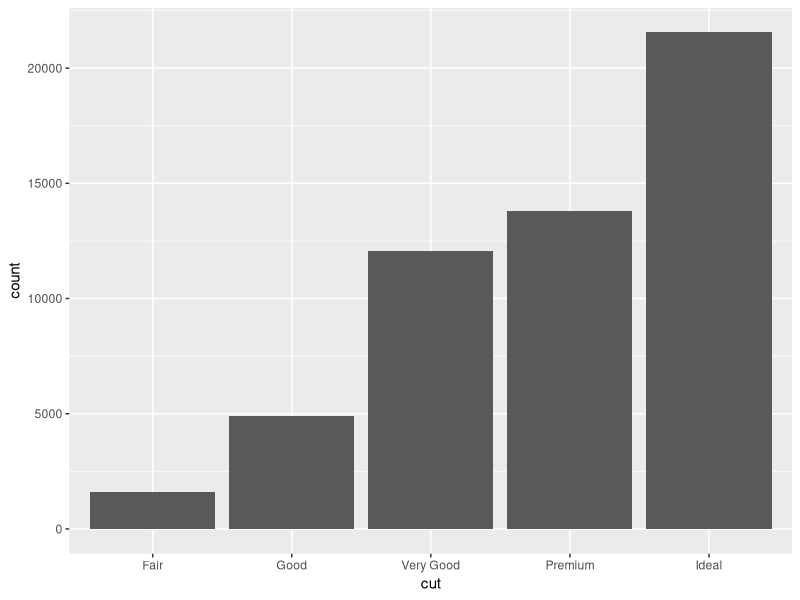
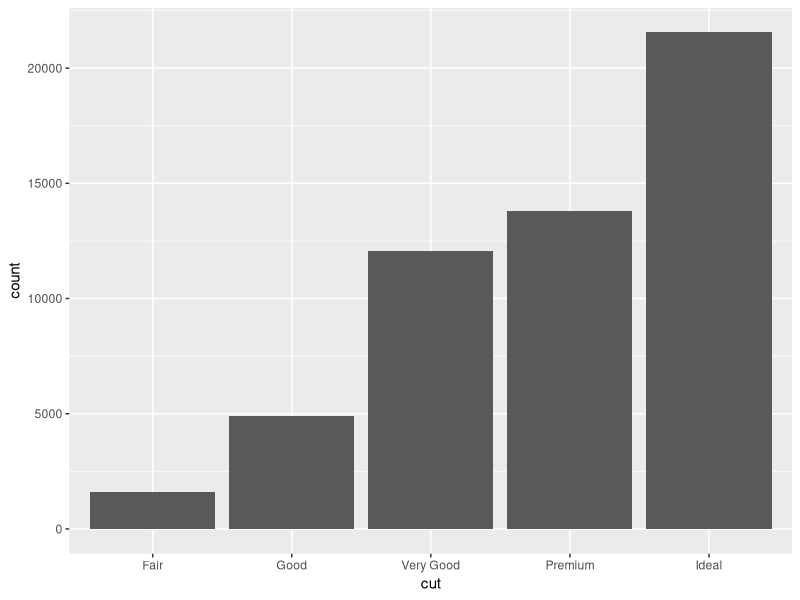
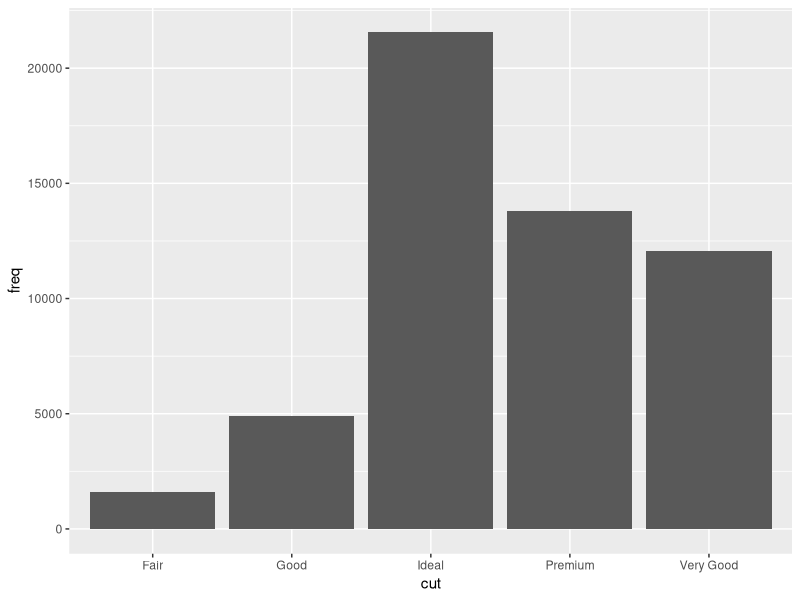
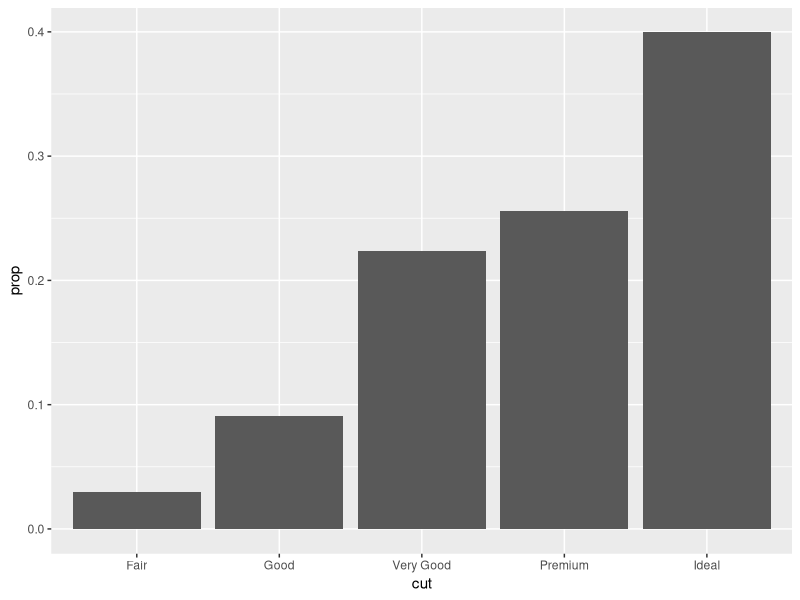
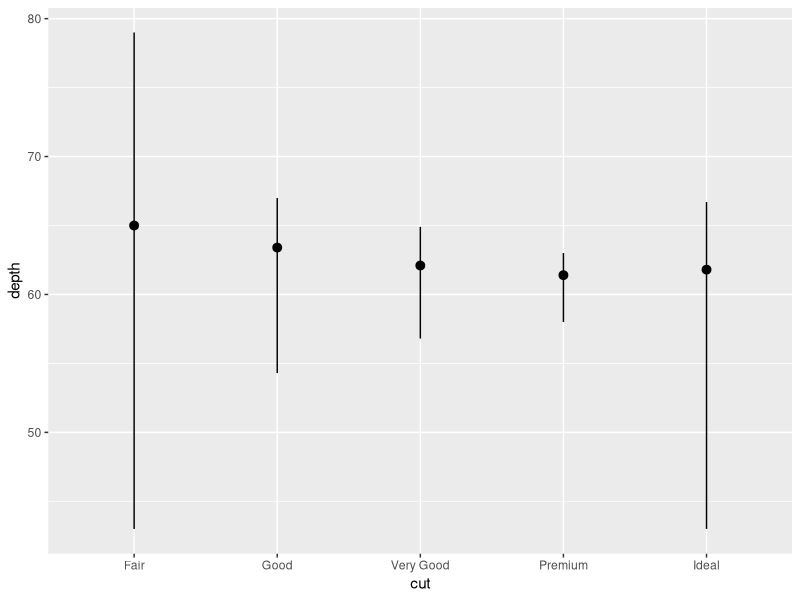
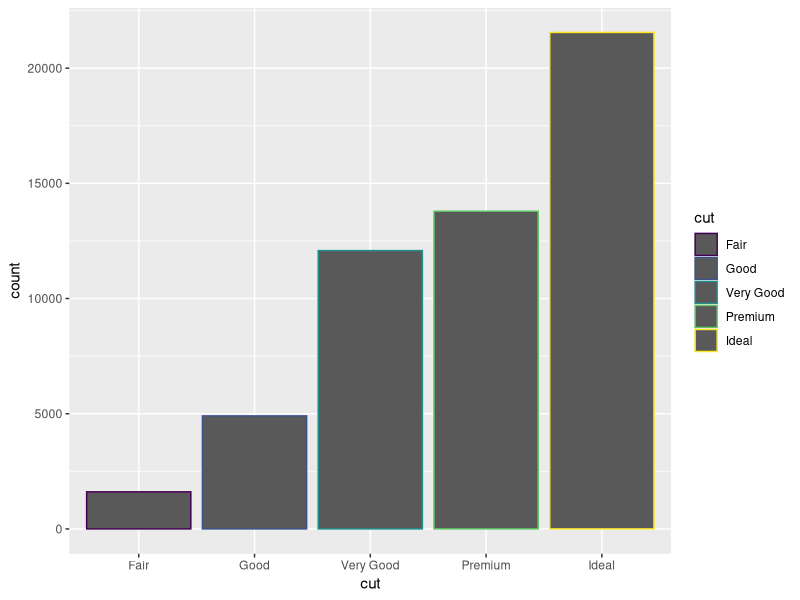
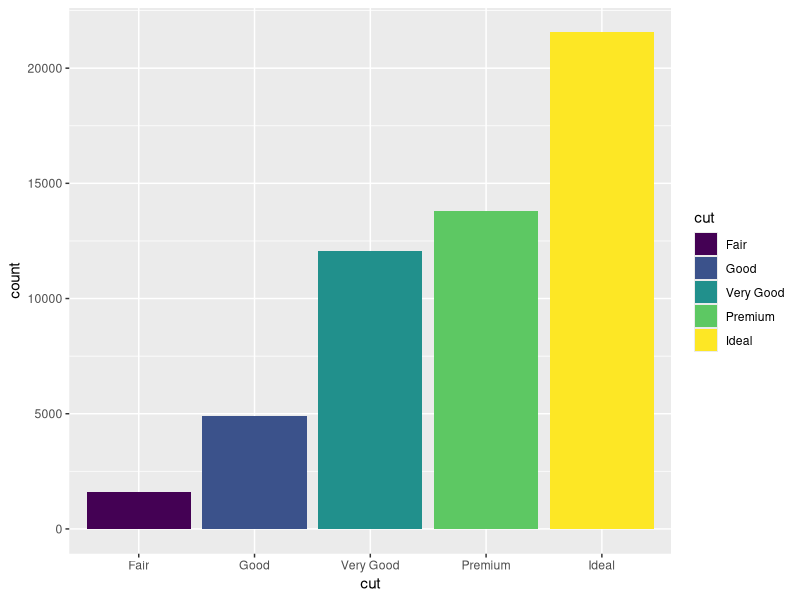
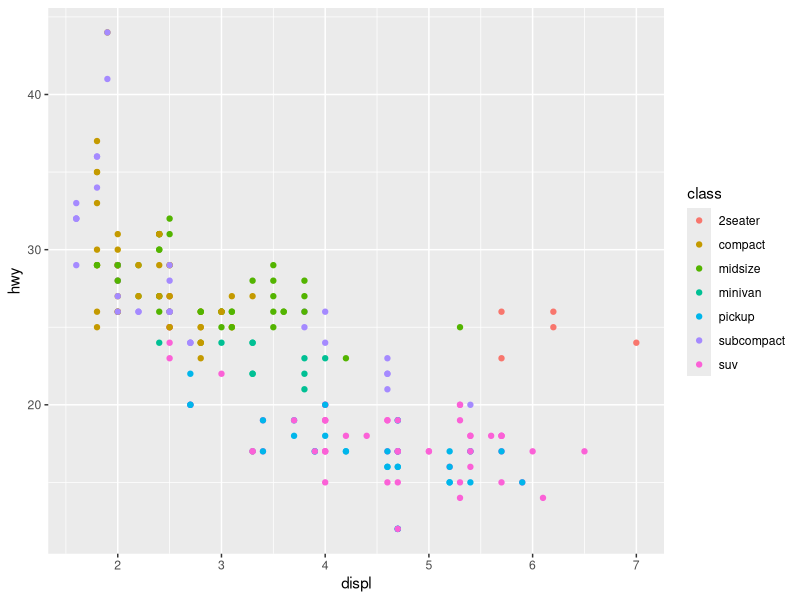

The R script that drew these images, in order:
## ---- chunk 1
knitr::opts_chunk$set(echo = TRUE)
## ---- chunk 2
library("tidyverse")
## ---- chunk 3
data(mpg)
## ---- chunk 4
head(mpg)
glimpse(mpg)
summary(mpg)
## ---- chunk 5
data("diamonds")
glimpse(diamonds)
## ---- chunk 6
ggplot(data = diamonds) + 
  geom_bar(mapping = aes(x = cut))
## ---- chunk 7
ggplot(data = diamonds) + 
  stat_count(mapping = aes(x = cut))
## ---- chunk 8
demo <- tribble(
  ~cut,         ~freq,
  "Fair",       1610,
  "Good",       4906,
  "Very Good",  12082,
  "Premium",    13791,
  "Ideal",      21551
)
demo
## ---- chunk 9
ggplot(data = demo) +
  geom_bar(mapping = aes(x = cut, y = freq), stat = "identity")
## ---- chunk 10
ggplot(data = diamonds) + 
  geom_bar(mapping = aes(x = cut, y = after_stat(prop), group = 1))
## ---- chunk 11
ggplot(data = diamonds) + 
  stat_summary(
    mapping = aes(x = cut, y = depth),
    fun.min = min,
    fun.max = max,
    fun = median
  )
## ---- chunk 12
ggplot(data = diamonds) + 
  geom_bar(mapping = aes(x = cut, colour = cut))
ggplot(data = diamonds) + 
  geom_bar(mapping = aes(x = cut, fill = cut))
## ---- chunk 13
ggplot(data = mpg, mapping = aes(x = displ, y = hwy)) + 
  geom_point(mapping = aes(color = class)) 

ggplot(data = diamonds, mapping = aes(x = color, y = depth)) + 
  geom_point(mapping = aes(color = cut)) 
## ---- chunk 14
ggplot(data = diamonds) + 
  geom_bar(mapping = aes(x = cut, fill = clarity))
## ---- chunk 15
ggplot(data = diamonds, mapping = aes(x = cut, colour = clarity)) + 
  geom_bar(fill = NA, position = "identity")
## ---- chunk 16
ggplot(data = diamonds, mapping = aes(x = cut, fill = clarity)) + 
  geom_bar(alpha = 1/5, position = "identity")
## ---- chunk 17
ggplot(data = diamonds) + 
  geom_bar(mapping = aes(x = cut, fill = clarity), position = "fill")
## ---- chunk 18
ggplot(data = diamonds) + 
  geom_bar(mapping = aes(x = cut, fill = clarity), position = "dodge")
## ---- chunk 19
ggplot(data = mpg) + 
  geom_point(mapping = aes(x = displ, y = hwy), position = "jitter")
  #geom_point(mapping = aes(x = displ, y = hwy))
